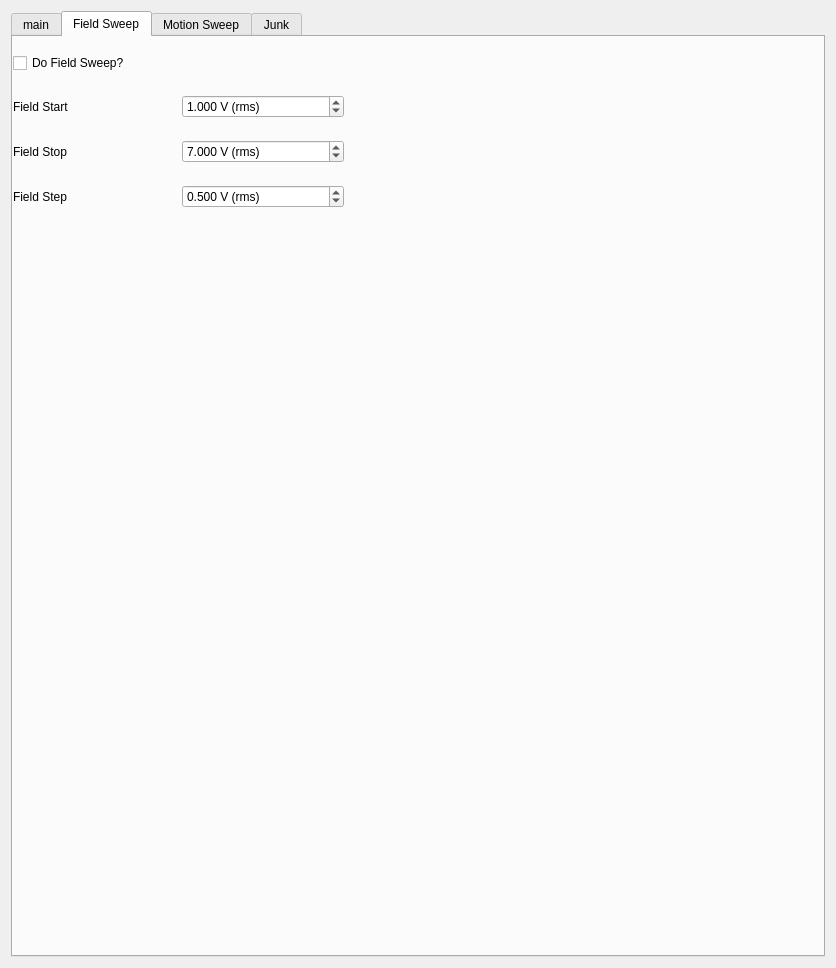
<?xml version="1.0" encoding="UTF-8"?>
<ui version="4.0">
 <class>Form</class>
 <widget class="QWidget" name="Form">
  <property name="geometry">
   <rect>
    <x>0</x>
    <y>0</y>
    <width>836</width>
    <height>968</height>
   </rect>
  </property>
  <property name="windowTitle">
   <string>Form</string>
  </property>
  <layout class="QVBoxLayout" name="verticalLayout">
   <item>
    <widget class="QTabWidget" name="Junk">
     <property name="toolTip">
      <string>&lt;html&gt;&lt;head/&gt;&lt;body&gt;&lt;p&gt;Field Parameters&lt;/p&gt;&lt;/body&gt;&lt;/html&gt;</string>
     </property>
     <property name="currentIndex">
      <number>1</number>
     </property>
     <widget class="QWidget" name="tab">
      <attribute name="title">
       <string>main</string>
      </attribute>
      <layout class="QVBoxLayout" name="verticalLayout_10">
       <item>
        <layout class="QGridLayout" name="save_params">
         <item row="3" column="0">
          <widget class="QLabel" name="label_22">
           <property name="text">
            <string>[dir]</string>
           </property>
          </widget>
         </item>
         <item row="0" column="0" colspan="2">
          <widget class="QLabel" name="label_8">
           <property name="text">
            <string>Save Directory (C:\Users\Ralph Group\Documents\Data\[dir]</string>
           </property>
           <property name="wordWrap">
            <bool>true</bool>
           </property>
          </widget>
         </item>
         <item row="4" column="0">
          <widget class="QLabel" name="label_12">
           <property name="enabled">
            <bool>true</bool>
           </property>
           <property name="text">
            <string>Sample Name</string>
           </property>
          </widget>
         </item>
         <item row="4" column="1">
          <widget class="QLineEdit" name="sample_name">
           <property name="text">
            <string>test</string>
           </property>
           <property name="placeholderText">
            <string>test</string>
           </property>
          </widget>
         </item>
         <item row="3" column="1">
          <widget class="QLineEdit" name="save_dir">
           <property name="text">
            <string>junk</string>
           </property>
          </widget>
         </item>
        </layout>
       </item>
       <item>
        <widget class="Line" name="line_3">
         <property name="orientation">
          <enum>Qt::Horizontal</enum>
         </property>
        </widget>
       </item>
       <item>
        <layout class="QGridLayout" name="lockin_params">
         <item row="7" column="1" colspan="2">
          <widget class="QSpinBox" name="avgs">
           <property name="minimum">
            <number>1</number>
           </property>
          </widget>
         </item>
         <item row="7" column="0">
          <widget class="QLabel" name="label_35">
           <property name="text">
            <string>Averages</string>
           </property>
           <property name="alignment">
            <set>Qt::AlignCenter</set>
           </property>
          </widget>
         </item>
         <item row="6" column="0">
          <widget class="QLabel" name="label_20">
           <property name="text">
            <string>Settling Time</string>
           </property>
           <property name="alignment">
            <set>Qt::AlignCenter</set>
           </property>
          </widget>
         </item>
         <item row="0" column="0" colspan="3">
          <widget class="QLabel" name="label_7">
           <property name="text">
            <string>Current Parameters</string>
           </property>
           <property name="alignment">
            <set>Qt::AlignCenter</set>
           </property>
          </widget>
         </item>
         <item row="4" column="0">
          <widget class="QLabel" name="label_9">
           <property name="text">
            <string>Current Frequency</string>
           </property>
           <property name="alignment">
            <set>Qt::AlignCenter</set>
           </property>
          </widget>
         </item>
         <item row="10" column="0" colspan="3">
          <widget class="QLabel" name="label_10">
           <property name="text">
            <string>Field Parameters</string>
           </property>
           <property name="alignment">
            <set>Qt::AlignCenter</set>
           </property>
          </widget>
         </item>
         <item row="16" column="0">
          <widget class="QLabel" name="label_16">
           <property name="text">
            <string>Azimuthal Angle</string>
           </property>
          </widget>
         </item>
         <item row="15" column="1">
          <widget class="QDoubleSpinBox" name="saturating_field">
           <property name="suffix">
            <string> T</string>
           </property>
           <property name="decimals">
            <number>5</number>
           </property>
           <property name="minimum">
            <double>-2.000000000000000</double>
           </property>
           <property name="maximum">
            <double>2.000000000000000</double>
           </property>
           <property name="singleStep">
            <double>0.001000000000000</double>
           </property>
           <property name="value">
            <double>0.100000000000000</double>
           </property>
          </widget>
         </item>
         <item row="15" column="0">
          <widget class="QLabel" name="label_18">
           <property name="text">
            <string>Start</string>
           </property>
          </widget>
         </item>
         <item row="15" column="2">
          <widget class="QDoubleSpinBox" name="sweep_field">
           <property name="suffix">
            <string> T</string>
           </property>
           <property name="decimals">
            <number>5</number>
           </property>
           <property name="minimum">
            <double>-0.900000000000000</double>
           </property>
           <property name="maximum">
            <double>0.900000000000000</double>
           </property>
           <property name="singleStep">
            <double>0.001000000000000</double>
           </property>
           <property name="value">
            <double>0.000000000000000</double>
           </property>
          </widget>
         </item>
         <item row="17" column="0">
          <widget class="QLabel" name="label_19">
           <property name="text">
            <string>Polar Angle (0 is out-of-plane duh!)</string>
           </property>
          </widget>
         </item>
         <item row="6" column="1" colspan="2">
          <widget class="QDoubleSpinBox" name="settling">
           <property name="suffix">
            <string> s</string>
           </property>
           <property name="decimals">
            <number>4</number>
           </property>
           <property name="maximum">
            <double>9999999.000000000000000</double>
           </property>
           <property name="value">
            <double>0.100000000000000</double>
           </property>
          </widget>
         </item>
         <item row="17" column="1">
          <widget class="QDoubleSpinBox" name="saturating_field_polar">
           <property name="suffix">
            <string> deg</string>
           </property>
           <property name="minimum">
            <double>-180.000000000000000</double>
           </property>
           <property name="maximum">
            <double>180.000000000000000</double>
           </property>
           <property name="value">
            <double>0.000000000000000</double>
           </property>
          </widget>
         </item>
         <item row="17" column="2">
          <widget class="QDoubleSpinBox" name="sweep_field_polar">
           <property name="suffix">
            <string> deg</string>
           </property>
           <property name="minimum">
            <double>-180.000000000000000</double>
           </property>
           <property name="maximum">
            <double>180.000000000000000</double>
           </property>
          </widget>
         </item>
         <item row="16" column="1">
          <widget class="QDoubleSpinBox" name="saturating_field_azimuth">
           <property name="suffix">
            <string> deg</string>
           </property>
           <property name="minimum">
            <double>-170.000000000000000</double>
           </property>
           <property name="maximum">
            <double>170.000000000000000</double>
           </property>
          </widget>
         </item>
         <item row="11" column="2">
          <widget class="QLabel" name="label_11">
           <property name="text">
            <string>Swept Field</string>
           </property>
          </widget>
         </item>
         <item row="4" column="1" colspan="2">
          <widget class="QDoubleSpinBox" name="current_frequency">
           <property name="suffix">
            <string> kHz</string>
           </property>
           <property name="decimals">
            <number>3</number>
           </property>
           <property name="maximum">
            <double>1000.000000000000000</double>
           </property>
           <property name="value">
            <double>3.273000000000000</double>
           </property>
          </widget>
         </item>
         <item row="13" column="1">
          <widget class="QCheckBox" name="saturate">
           <property name="text">
            <string>Begin with Saturating Field?</string>
           </property>
          </widget>
         </item>
         <item row="16" column="2">
          <widget class="QDoubleSpinBox" name="sweep_field_azimuth">
           <property name="suffix">
            <string> deg</string>
           </property>
           <property name="minimum">
            <double>-170.000000000000000</double>
           </property>
           <property name="maximum">
            <double>170.000000000000000</double>
           </property>
          </widget>
         </item>
         <item row="13" column="2">
          <widget class="QCheckBox" name="hysteresis">
           <property name="text">
            <string>Do Hysteresis?</string>
           </property>
          </widget>
         </item>
         <item row="12" column="2">
          <widget class="QCheckBox" name="reverse">
           <property name="text">
            <string>Reverse?</string>
           </property>
          </widget>
         </item>
         <item row="8" column="0">
          <widget class="QLabel" name="label_31">
           <property name="text">
            <string>Pre Measurement Wait Time</string>
           </property>
           <property name="alignment">
            <set>Qt::AlignCenter</set>
           </property>
          </widget>
         </item>
         <item row="5" column="0">
          <widget class="QLabel" name="label_30">
           <property name="text">
            <string>Amp Gain</string>
           </property>
           <property name="alignment">
            <set>Qt::AlignCenter</set>
           </property>
          </widget>
         </item>
         <item row="11" column="0">
          <widget class="QLabel" name="label_21">
           <property name="text">
            <string>Type</string>
           </property>
          </widget>
         </item>
         <item row="11" column="1">
          <widget class="QLabel" name="label_6">
           <property name="text">
            <string>Saturating Field</string>
           </property>
          </widget>
         </item>
         <item row="1" column="0">
          <widget class="QLabel" name="label_3">
           <property name="text">
            <string>Voltage Start</string>
           </property>
           <property name="alignment">
            <set>Qt::AlignCenter</set>
           </property>
          </widget>
         </item>
         <item row="5" column="1" colspan="2">
          <widget class="QDoubleSpinBox" name="amp_gain">
           <property name="suffix">
            <string/>
           </property>
           <property name="decimals">
            <number>1</number>
           </property>
           <property name="minimum">
            <double>0.000000000000000</double>
           </property>
           <property name="maximum">
            <double>50000.000000000000000</double>
           </property>
          </widget>
         </item>
         <item row="8" column="1" colspan="2">
          <widget class="QDoubleSpinBox" name="wait">
           <property name="suffix">
            <string> s</string>
           </property>
           <property name="decimals">
            <number>0</number>
           </property>
           <property name="maximum">
            <double>9999999.000000000000000</double>
           </property>
          </widget>
         </item>
         <item row="2" column="0">
          <widget class="QLabel" name="label_2">
           <property name="text">
            <string>Voltage Stop</string>
           </property>
           <property name="alignment">
            <set>Qt::AlignCenter</set>
           </property>
          </widget>
         </item>
         <item row="3" column="0">
          <widget class="QLabel" name="label_38">
           <property name="text">
            <string>Voltage Step</string>
           </property>
           <property name="alignment">
            <set>Qt::AlignCenter</set>
           </property>
          </widget>
         </item>
         <item row="1" column="1">
          <widget class="QDoubleSpinBox" name="voltage_start">
           <property name="suffix">
            <string> V</string>
           </property>
           <property name="decimals">
            <number>4</number>
           </property>
           <property name="minimum">
            <double>-8.000000000000000</double>
           </property>
           <property name="maximum">
            <double>8.000000000000000</double>
           </property>
           <property name="singleStep">
            <double>0.100000000000000</double>
           </property>
           <property name="value">
            <double>0.000000000000000</double>
           </property>
          </widget>
         </item>
         <item row="2" column="1">
          <widget class="QDoubleSpinBox" name="voltage_stop">
           <property name="suffix">
            <string> V</string>
           </property>
           <property name="decimals">
            <number>4</number>
           </property>
           <property name="minimum">
            <double>-8.000000000000000</double>
           </property>
           <property name="maximum">
            <double>8.000000000000000</double>
           </property>
           <property name="singleStep">
            <double>0.100000000000000</double>
           </property>
          </widget>
         </item>
         <item row="3" column="1">
          <widget class="QDoubleSpinBox" name="voltage_step">
           <property name="suffix">
            <string> V</string>
           </property>
           <property name="decimals">
            <number>4</number>
           </property>
           <property name="minimum">
            <double>-8.000000000000000</double>
           </property>
           <property name="maximum">
            <double>8.000000000000000</double>
           </property>
           <property name="singleStep">
            <double>0.100000000000000</double>
           </property>
          </widget>
         </item>
        </layout>
       </item>
       <item>
        <widget class="Line" name="line_2">
         <property name="orientation">
          <enum>Qt::Horizontal</enum>
         </property>
        </widget>
       </item>
       <item>
        <layout class="QGridLayout" name="gridLayout">
         <item row="1" column="1">
          <widget class="QDoubleSpinBox" name="bias_field_x">
           <property name="suffix">
            <string> T</string>
           </property>
           <property name="decimals">
            <number>4</number>
           </property>
           <property name="minimum">
            <double>-0.280000000000000</double>
           </property>
           <property name="maximum">
            <double>0.280000000000000</double>
           </property>
          </widget>
         </item>
         <item row="2" column="0">
          <widget class="QLabel" name="label_24">
           <property name="text">
            <string>By</string>
           </property>
          </widget>
         </item>
         <item row="3" column="0">
          <widget class="QLabel" name="label_29">
           <property name="text">
            <string>Bz</string>
           </property>
          </widget>
         </item>
         <item row="1" column="0">
          <widget class="QLabel" name="label_23">
           <property name="text">
            <string>Bx</string>
           </property>
          </widget>
         </item>
         <item row="2" column="1">
          <widget class="QDoubleSpinBox" name="bias_field_y">
           <property name="suffix">
            <string> T</string>
           </property>
           <property name="decimals">
            <number>4</number>
           </property>
           <property name="minimum">
            <double>-0.280000000000000</double>
           </property>
           <property name="maximum">
            <double>0.280000000000000</double>
           </property>
          </widget>
         </item>
         <item row="0" column="0" colspan="2">
          <widget class="QLabel" name="label_28">
           <property name="text">
            <string>Bias Fields</string>
           </property>
           <property name="alignment">
            <set>Qt::AlignCenter</set>
           </property>
          </widget>
         </item>
         <item row="3" column="1">
          <widget class="QDoubleSpinBox" name="bias_field_z">
           <property name="suffix">
            <string> T</string>
           </property>
           <property name="decimals">
            <number>4</number>
           </property>
           <property name="minimum">
            <double>-0.150000000000000</double>
           </property>
           <property name="maximum">
            <double>0.150000000000000</double>
           </property>
          </widget>
         </item>
        </layout>
       </item>
       <item>
        <layout class="QHBoxLayout" name="horizontalLayout">
         <item>
          <widget class="QLabel" name="label_39">
           <property name="text">
            <string>Repeats</string>
           </property>
          </widget>
         </item>
         <item>
          <widget class="QDoubleSpinBox" name="num_repeat">
           <property name="decimals">
            <number>0</number>
           </property>
           <property name="maximum">
            <double>1000.000000000000000</double>
           </property>
           <property name="value">
            <double>1.000000000000000</double>
           </property>
          </widget>
         </item>
        </layout>
       </item>
      </layout>
     </widget>
     <widget class="QWidget" name="tab_2">
      <attribute name="title">
       <string>Field Sweep</string>
      </attribute>
      <widget class="QWidget" name="gridLayoutWidget">
       <property name="geometry">
        <rect>
         <x>0</x>
         <y>0</y>
         <width>331</width>
         <height>191</height>
        </rect>
       </property>
       <layout class="QGridLayout" name="gridLayout_2">
        <item row="3" column="0">
         <widget class="QLabel" name="label_32">
          <property name="text">
           <string>Field Stop</string>
          </property>
         </widget>
        </item>
        <item row="1" column="0">
         <widget class="QLabel" name="label_33">
          <property name="text">
           <string>Field Start</string>
          </property>
         </widget>
        </item>
        <item row="4" column="0">
         <widget class="QLabel" name="label_34">
          <property name="text">
           <string>Field Step</string>
          </property>
         </widget>
        </item>
        <item row="1" column="1">
         <widget class="QDoubleSpinBox" name="field_min">
          <property name="suffix">
           <string> V (rms)</string>
          </property>
          <property name="decimals">
           <number>3</number>
          </property>
          <property name="maximum">
           <double>8.000000000000000</double>
          </property>
          <property name="value">
           <double>1.000000000000000</double>
          </property>
         </widget>
        </item>
        <item row="3" column="1">
         <widget class="QDoubleSpinBox" name="field_max">
          <property name="suffix">
           <string> V (rms)</string>
          </property>
          <property name="decimals">
           <number>3</number>
          </property>
          <property name="maximum">
           <double>8.000000000000000</double>
          </property>
          <property name="value">
           <double>7.000000000000000</double>
          </property>
         </widget>
        </item>
        <item row="4" column="1">
         <widget class="QDoubleSpinBox" name="field_step">
          <property name="suffix">
           <string> V (rms)</string>
          </property>
          <property name="decimals">
           <number>3</number>
          </property>
          <property name="maximum">
           <double>8.000000000000000</double>
          </property>
          <property name="value">
           <double>0.500000000000000</double>
          </property>
         </widget>
        </item>
        <item row="0" column="0">
         <widget class="QCheckBox" name="do_voltage_sweep">
          <property name="text">
           <string>Do Field Sweep?</string>
          </property>
         </widget>
        </item>
       </layout>
      </widget>
     </widget>
     <widget class="QWidget" name="tab_3">
      <attribute name="title">
       <string>Motion Sweep</string>
      </attribute>
      <widget class="QWidget" name="gridLayoutWidget">
       <property name="geometry">
        <rect>
         <x>0</x>
         <y>0</y>
         <width>347</width>
         <height>191</height>
        </rect>
       </property>
       <layout class="QGridLayout" name="gridLayout_2">
        <item row="1" column="1">
         <widget class="QLabel" name="label_36">
          <property name="text">
           <string>x</string>
          </property>
         </widget>
        </item>
        <item row="2" column="0">
         <widget class="QLabel" name="label_32">
          <property name="text">
           <string>Step size</string>
          </property>
         </widget>
        </item>
        <item row="2" column="1">
         <widget class="QDoubleSpinBox" name="delta_x">
          <property name="suffix">
           <string/>
          </property>
          <property name="decimals">
           <number>0</number>
          </property>
          <property name="minimum">
           <double>-2000.000000000000000</double>
          </property>
          <property name="maximum">
           <double>2000.000000000000000</double>
          </property>
          <property name="value">
           <double>0.000000000000000</double>
          </property>
         </widget>
        </item>
        <item row="1" column="2">
         <widget class="QLabel" name="label_37">
          <property name="text">
           <string>y</string>
          </property>
         </widget>
        </item>
        <item row="0" column="0">
         <widget class="QCheckBox" name="do_motion_sweep">
          <property name="text">
           <string>Do Motion Sweep?</string>
          </property>
         </widget>
        </item>
        <item row="2" column="2">
         <widget class="QDoubleSpinBox" name="delta_y">
          <property name="suffix">
           <string/>
          </property>
          <property name="decimals">
           <number>0</number>
          </property>
          <property name="minimum">
           <double>-2000.000000000000000</double>
          </property>
          <property name="maximum">
           <double>2000.000000000000000</double>
          </property>
          <property name="value">
           <double>100.000000000000000</double>
          </property>
         </widget>
        </item>
        <item row="3" column="1">
         <widget class="QDoubleSpinBox" name="num_step">
          <property name="suffix">
           <string/>
          </property>
          <property name="decimals">
           <number>0</number>
          </property>
          <property name="maximum">
           <double>1000.000000000000000</double>
          </property>
          <property name="value">
           <double>5.000000000000000</double>
          </property>
         </widget>
        </item>
        <item row="3" column="0">
         <widget class="QLabel" name="label_34">
          <property name="text">
           <string>number of steps</string>
          </property>
         </widget>
        </item>
        <item row="0" column="1">
         <widget class="QCheckBox" name="x_enable">
          <property name="text">
           <string>Enable x</string>
          </property>
         </widget>
        </item>
        <item row="0" column="2">
         <widget class="QCheckBox" name="y_enable">
          <property name="text">
           <string>Enable y</string>
          </property>
         </widget>
        </item>
       </layout>
      </widget>
     </widget>
     <widget class="QWidget" name="tab_4">
      <attribute name="title">
       <string>Junk</string>
      </attribute>
      <widget class="QWidget" name="layoutWidget">
       <property name="geometry">
        <rect>
         <x>9</x>
         <y>1</y>
         <width>411</width>
         <height>361</height>
        </rect>
       </property>
       <layout class="QGridLayout" name="field_params">
        <item row="8" column="1">
         <widget class="QSpinBox" name="first_harm_order">
          <property name="minimum">
           <number>1</number>
          </property>
          <property name="maximum">
           <number>8</number>
          </property>
          <property name="value">
           <number>8</number>
          </property>
         </widget>
        </item>
        <item row="8" column="2">
         <widget class="QSpinBox" name="second_harm_order">
          <property name="minimum">
           <number>1</number>
          </property>
          <property name="maximum">
           <number>8</number>
          </property>
          <property name="value">
           <number>8</number>
          </property>
         </widget>
        </item>
        <item row="7" column="0">
         <widget class="QLabel" name="label_14">
          <property name="text">
           <string>Harmonic:</string>
          </property>
         </widget>
        </item>
        <item row="7" column="2">
         <widget class="QLabel" name="label_13">
          <property name="text">
           <string>2</string>
          </property>
         </widget>
        </item>
        <item row="9" column="0">
         <widget class="QLabel" name="label_5">
          <property name="text">
           <string>TC</string>
          </property>
         </widget>
        </item>
        <item row="9" column="2">
         <widget class="QDoubleSpinBox" name="second_harm_tc">
          <property name="buttonSymbols">
           <enum>QAbstractSpinBox::NoButtons</enum>
          </property>
          <property name="suffix">
           <string> s</string>
          </property>
          <property name="decimals">
           <number>4</number>
          </property>
          <property name="minimum">
           <double>0.000000000000000</double>
          </property>
          <property name="maximum">
           <double>50.000000000000000</double>
          </property>
          <property name="singleStep">
           <double>0.000010000000000</double>
          </property>
          <property name="value">
           <double>0.010000000000000</double>
          </property>
         </widget>
        </item>
        <item row="9" column="1">
         <widget class="QDoubleSpinBox" name="first_harm_tc">
          <property name="suffix">
           <string> s</string>
          </property>
          <property name="decimals">
           <number>4</number>
          </property>
          <property name="maximum">
           <double>50.000000000000000</double>
          </property>
          <property name="value">
           <double>0.010000000000000</double>
          </property>
         </widget>
        </item>
        <item row="8" column="0">
         <widget class="QLabel" name="label_17">
          <property name="text">
           <string>Filter Order</string>
          </property>
         </widget>
        </item>
        <item row="7" column="1">
         <widget class="QLabel" name="label_4">
          <property name="text">
           <string>1</string>
          </property>
         </widget>
        </item>
        <item row="4" column="0">
         <widget class="QLabel" name="label_25">
          <property name="text">
           <string>50 Ohm?</string>
          </property>
         </widget>
        </item>
        <item row="6" column="0">
         <widget class="QLabel" name="label_15">
          <property name="text">
           <string>EOM V</string>
          </property>
         </widget>
        </item>
        <item row="3" column="1" colspan="2">
         <widget class="QDoubleSpinBox" name="input_range">
          <property name="suffix">
           <string> V</string>
          </property>
          <property name="decimals">
           <number>4</number>
          </property>
          <property name="value">
           <double>1.000000000000000</double>
          </property>
         </widget>
        </item>
        <item row="5" column="0">
         <widget class="QLabel" name="label_27">
          <property name="text">
           <string>EOM Freq.</string>
          </property>
         </widget>
        </item>
        <item row="3" column="0">
         <widget class="QLabel" name="label_26">
          <property name="text">
           <string>Input Range</string>
          </property>
         </widget>
        </item>
        <item row="1" column="0" colspan="3">
         <widget class="QLabel" name="label">
          <property name="text">
           <string>Lock-in</string>
          </property>
          <property name="alignment">
           <set>Qt::AlignCenter</set>
          </property>
         </widget>
        </item>
        <item row="6" column="1" colspan="2">
         <widget class="QDoubleSpinBox" name="eom_voltage">
          <property name="suffix">
           <string> V</string>
          </property>
          <property name="decimals">
           <number>4</number>
          </property>
          <property name="value">
           <double>0.650000000000000</double>
          </property>
         </widget>
        </item>
        <item row="4" column="1" colspan="2">
         <widget class="QCheckBox" name="imp50">
          <property name="text">
           <string/>
          </property>
          <property name="checked">
           <bool>true</bool>
          </property>
          <property name="tristate">
           <bool>false</bool>
          </property>
         </widget>
        </item>
        <item row="5" column="1" colspan="2">
         <widget class="QDoubleSpinBox" name="f_eom">
          <property name="suffix">
           <string> MHz</string>
          </property>
          <property name="decimals">
           <number>5</number>
          </property>
          <property name="value">
           <double>3.347700000000000</double>
          </property>
         </widget>
        </item>
        <item row="0" column="0">
         <widget class="Line" name="line_4">
          <property name="orientation">
           <enum>Qt::Horizontal</enum>
          </property>
         </widget>
        </item>
       </layout>
      </widget>
     </widget>
    </widget>
   </item>
  </layout>
 </widget>
 <resources/>
 <connections/>
</ui>
